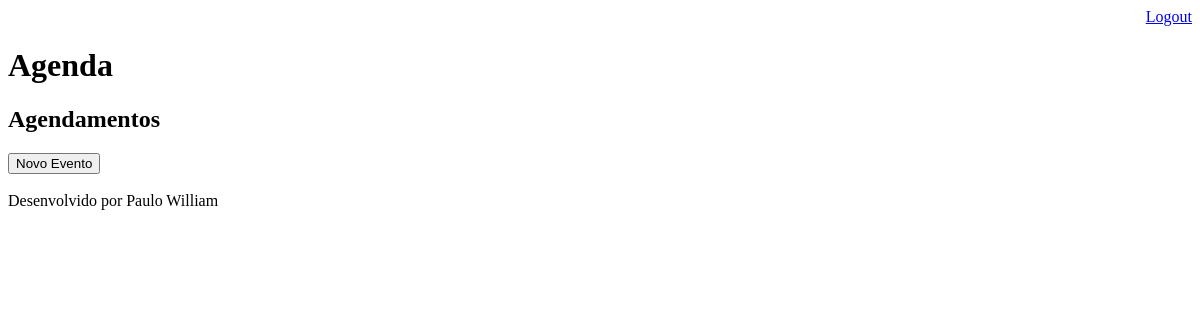
/agenda/ (signed in), run on an earlier commit of the app's database.
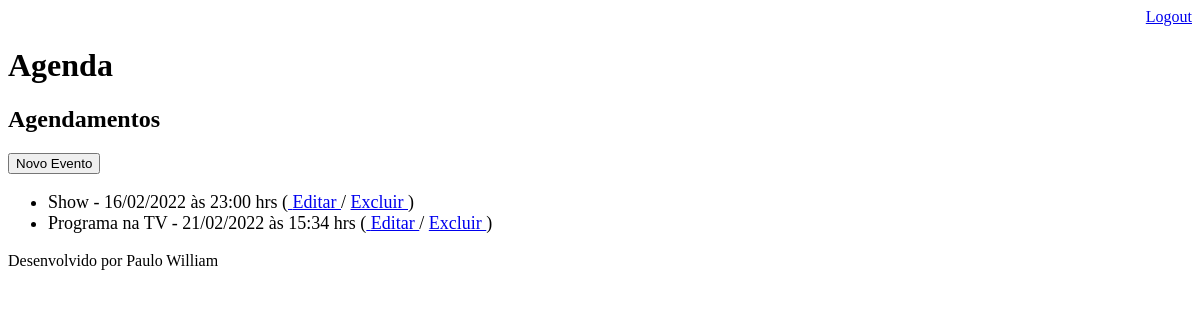
And on a later commit of the database.
### core/models.py (models this page shows, shortened)
class Evento(models.Model): #classe que representa uma tabela
    titulo = models.CharField(max_length=100)
    descricao = models.TextField(blank=True, null=True) #permitindo os campos serem preenchidos ou não, através de "(blank=True, null=True)"
    data_evento = models.DateTimeField(verbose_name='Data do Evento')
    data_criacao = models.DateTimeField(auto_now=True) #criando um registro, ele exibe a hora atual
    usuario = models.ForeignKey(User, on_delete=models.CASCADE) #cascade = se o usuário for escluído da aplicação, tb serão excluídos todos os eventos dele
    class Meta:
        db_table = 'evento' #exijo que a tabela chame "evento" e não "core_evento" posto pelo Django automaticamente
    def get_data_evento(self):
        return self.data_evento.strftime('%d/%m/%Y às %H:%M hrs')
    def get_evento_atrasado(self):
        if self.data_evento < datetime.now():
            return True
        else:
            return False

### core/views.py (the view)
# urls.py: path('agenda/', views.lista_eventos),
@login_required(login_url='/login/')
def lista_eventos(request):
    usuario = request.user
    data_atual = datetime.now() - timedelta(hours=1) #vai exibir o evento  com até 1 hora de atraso
    evento = Evento.objects.filter(usuario=usuario,
                                   data_evento__gt=data_atual)  # listando os eventos cadastrados; "__gt" means >= e "__lt" means <=
    dados = {'eventos': evento}
    return render(request, 'agenda.html', dados)

### templates/agenda.html (shortened to what this page needs)
{% extends "model-page.html" %}
{% block content %}
    <h2>Agendamentos</h2>
    <a href="evento/">
        <button type="button">Novo Evento</button>
    </a>
    <ul style="font-size: 18px">
        {% for evento in eventos %}
            <li>
                <div style=>
                    {{ evento.titulo }} - {{ evento.get_data_evento }}
                    (<a href="evento/?id={{ evento.id }}"> Editar </a> /
                    <a href="evento/delete/{{ evento.id }}/"> Excluir <a/>)
                </div>
            </li>
        {% endfor %}
    </ul>
{% endblock %}

### templates/model-page.html
<!DOCTYPE html>
<html lang="en">
<head>
    {% include "model-header.html" %}
</head>
<body>
    {% block content %} {% endblock %}
    {% include "model-footer.html" %}
</body>
</html>

### templates/model-header.html (shortened to what this page needs)
<div align="right">
    <a href="/logout">Logout</a>
</div>
<h1>Agenda</h1>

### templates/model-footer.html
<p>Desenvolvido por Paulo William</p>

What changed in the data, as far as the page shows it:
added Evento: titulo "Show", get_data_evento "16/02/2022 às 23:00 hrs"
added Evento: titulo "Programa na TV", get_data_evento "21/02/2022 às 15:34 hrs"
